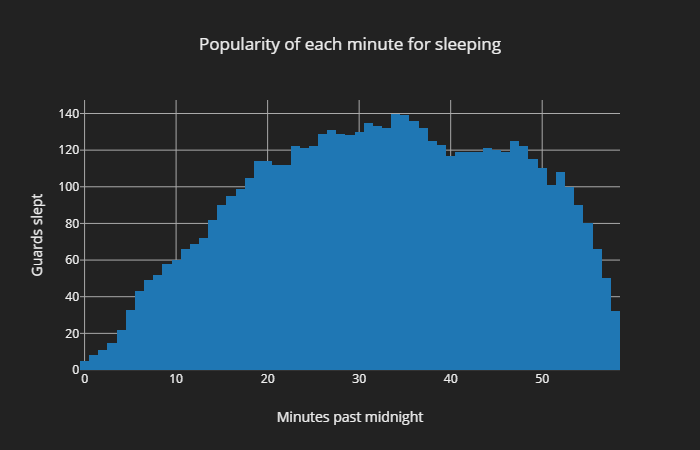

Write Python code to recreate this figure.
from collections import Counter as Co
from plotly.offline import plot
from plotly.graph_objs import *

with open('input.txt', 'r') as input:
    log = []
    for line in input:
        logline = []
        logline.append(int(line[6:8]))
        logline.append(int(line[9:11]))
        logline.append(int(line[12:14]))
        logline.append(int(line[15:17]))
        type = line[19:24]
        logline.append(type)
        if type == 'Guard':
            logline.append(int(line[26:-13]))
        # print(logline)
        # a log has the following:
        # 0: month
        # 1: day
        # 2: hour
        # 3: minute
        # 4: type
        # 5 (if applicable): guard number
        log.append(logline)
    
    log = sorted(log)
    
    guards = {}
    
    for line in log:
        # print(line)
        if line[4] == 'Guard':
            currentGuard = line[5]
        elif line[4] == 'falls':
            sleeptime = line[3]
        elif line[4] == 'wakes':
            awaketime = line[3]
            slept = awaketime - sleeptime
            if currentGuard in guards:
                existing = guards[currentGuard]
                existing[1].append(sleeptime)
                existing[2].append(awaketime)
                existing[0] += slept
                guards[currentGuard] = existing
            else:
                guards[currentGuard] = [slept, [sleeptime], [awaketime]]
    
x = []     
for _,stats in guards.items():
    for sleep,awake in zip(stats[1], stats[2]):
        for m in range(sleep,awake):
            x.append(m)

data = [Histogram(
    x=x, 
    nbinsx=60, 
    autobinx=False
)]

layout = {
    'plot_bgcolor':'#222', 
    'paper_bgcolor':'#222',
    'font':{'color':'#eee'},
    'xaxis':{
        'gridcolor':'#aaa',
        'title':'Minutes past midnight'
    },
    'yaxis':{
        'gridcolor':'#aaa',
        'title':'Guards slept'
    },
    'title':'Popularity of each minute for sleeping'
}
fig = Figure(data=data, layout=layout)

print(plot(fig, filename='stats.html'))
